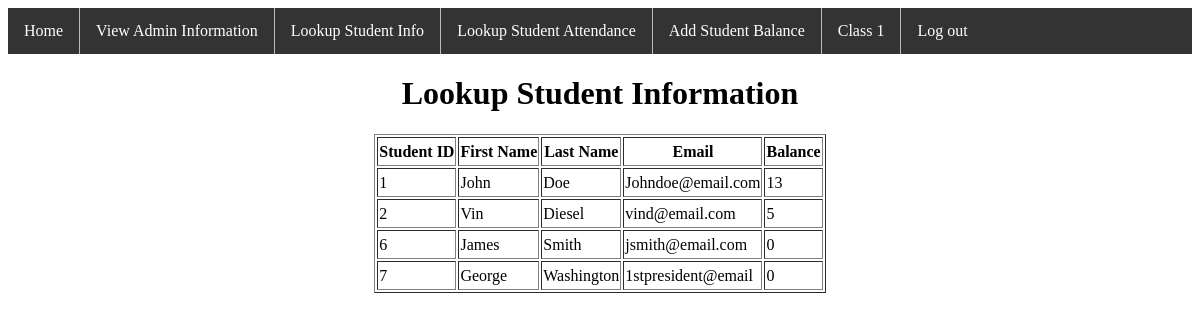
Page /Cen5035/admin_lookup.php on the committed database.
### tables this page shows
CREATE TABLE `Student` (
  `student_id` int(11) NOT NULL AUTO_INCREMENT,
  `firstname` varchar(30) NOT NULL,
  `lastname` varchar(30) NOT NULL,
  `email` varchar(50) DEFAULT NULL,
  `pass_word` varchar(30) NOT NULL,
  `balance` int(11) DEFAULT '0',
  PRIMARY KEY (`student_id`)
);

### Cen5035/admin_lookup.php (the view, shortened to what this page needs)
<?php
  include('session.php');
?>
<!DOCTYPE html>
<html>
<head>
</head>
<body>
<ul>
  <li><a href="admin_index.php">Home</a></li>
  <li><a href="admin_info.php">View Admin Information</a></li>
  <li><a href="admin_lookup.php">Lookup Student Info</a></li>
  <li><a href="admin_attendance.php">Lookup Student Attendance</a></li>
  <li><a href="admin_addbal.php">Add Student Balance</a></li>
  <li><a href="admin_class1.php">Class 1</a></li>
  <li><a href="admin_logout.php">Log out</a></li>
</ul>
<?php
$query = mysqli_query($link,"select * from Student ");
echo '<h1 align="center">Lookup Student Information</h1>';
echo '<table border="1" align="center" style="line-height:25px;">';
echo '<tr>';
echo '<th>Student ID</th>';
echo '<th>First Name</th>';
echo '<th>Last Name</th>';
echo '<th>Email</th>';
echo '<th>Balance</th>';
echo '</tr>';
 while($row = mysqli_fetch_array($query)){
 echo '<tr>';
 echo "<td>" . $row['student_id'] . "</td>";
 echo "<td>" . $row['firstname'] . "</td>";
 echo "<td>" . $row['lastname'] . "</td>";
 echo "<td>" . $row['email'] . "</td>";
 echo "<td>" . $row['balance'] . "</td>";
 echo '</tr>';
 }
echo '</table>';
?>
</body>
</html>

### Cen5035/admin_lookup.php (style rules this page uses)
ul { list-style-type: none; margin: 0; padding: 0; overflow: hidden; background-color: #333; }
li { float: left; }
li a { display: block; color: white; text-align: center; padding: 14px 16px; text-decoration: none; }
li { border-right: 1px solid #bbb; }
li:last-child { border-right: none; }

### rows in the picture
student: student_id "1", firstname "John", lastname "Doe", email "Johndoe@email.com", balance "13"
student: student_id "2", firstname "Vin", lastname "Diesel", email "vind@email.com", balance "5"
student: student_id "6", firstname "James", lastname "Smith", email "jsmith@email.com", balance "0"
student: student_id "7", firstname "George", lastname "Washington", email "1stpresident@email", balance "0"
